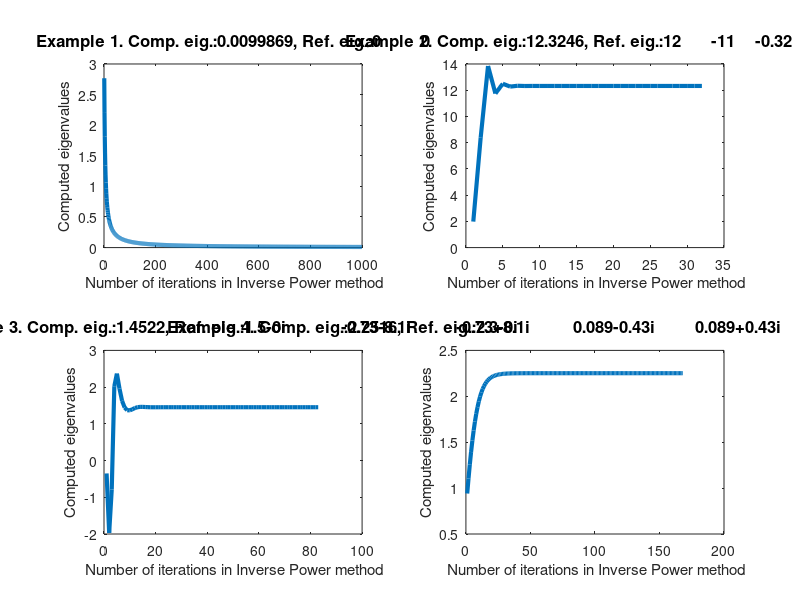

Reproduce this figure in MATLAB.
% ----------------------------------------
%                Inverse Iteration or Inverse Power method
% Computes eigenvalue closest to sigma  and corresponding eigenvector
% ----------------------------------------
clc
clear all
close all
eps = 1e-17;
fig = figure;

for i =1:4
  if(i==1)
    % Matrix not diagonalizable
    n=2;
    A =[0 10;0 0];
    % Matrix has two real eigenvalues with the same sign
    % n=3;
    % A =[5 0 0;0 2 0;0 0 -5];
  elseif (i==2)
    % Matrix has four real eigenvalues with the same sign
    n =4;
    A=[3,7,8,9;5,-7,4,-7;1,-1,1,-1;9,3,2,5];
  elseif (i ==3)
    % Largest eigenvalue is complex
    n =3;
    A =[0 -5 2; 6 0 -12; 1 3 0];
  elseif (i==4)
    % n =2;
    % A =[7 -2;3 0];
    n=5;
    A=rand(5,5);
  end
  
  % get  reference values of eigenvalues
  exact_lambda = eig(A);
  
  %make orthogonalization
  Q=orth(rand(n,n));
  
  A= Q'*A*Q;
  
  % set initial guess for the eigenvector x0
  x0=rand(n,1);
  x0=x0/norm(x0);
  lambda0 = inf;
  % choose a shift:  should be choosen as closest to the desired eigenvalue
  sigma=10;
  % lambda1 = 0;
  lambdavec =[];
  count =1;
  % main loop in the power method
  while (count <1000)
    A_shift = A - sigma*eye(size(A));
    y1= inv(A_shift)*x0;
    x1=y1/norm(y1);
    lambda1 = transpose(x1)*A*x1;
    lambdavec(count)= lambda1 ;
    x0=x1;
    if(abs(lambda1 - lambda0 )<eps )
      break ;
    end
    lambda0 = lambda1 ;
    count = count + 1;
  end
  
  % Print  computed and exact  eigenvalue
  str =['Example ' num2str(i)];
  str =[str, '. Comp. eig.:' num2str(lambda1)];
  str=[str, ', Ref. eig.:' num2str(exact_lambda',2)];
  subplot (2 ,2,i)
  plot (lambdavec,  'LineWidth',3)
  xlabel(' Number of iterations in Inverse Power method')
  ylabel('Computed eigenvalues')
  title (str, 'fontsize',12)
  
end
